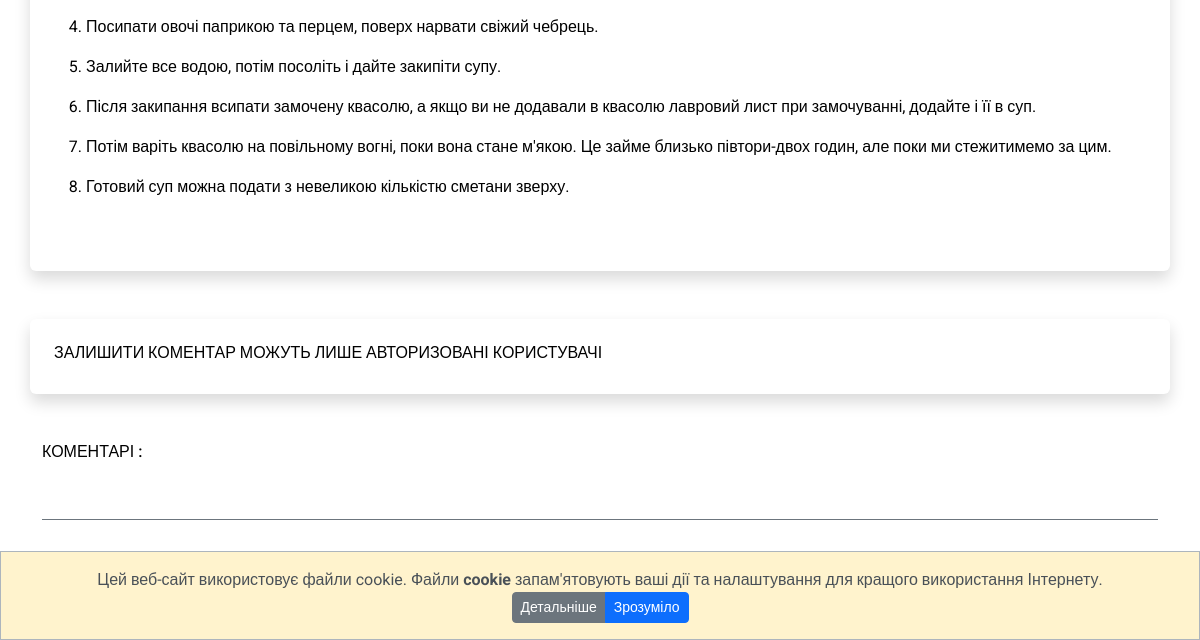
The app's page /2 (lower part), older data.
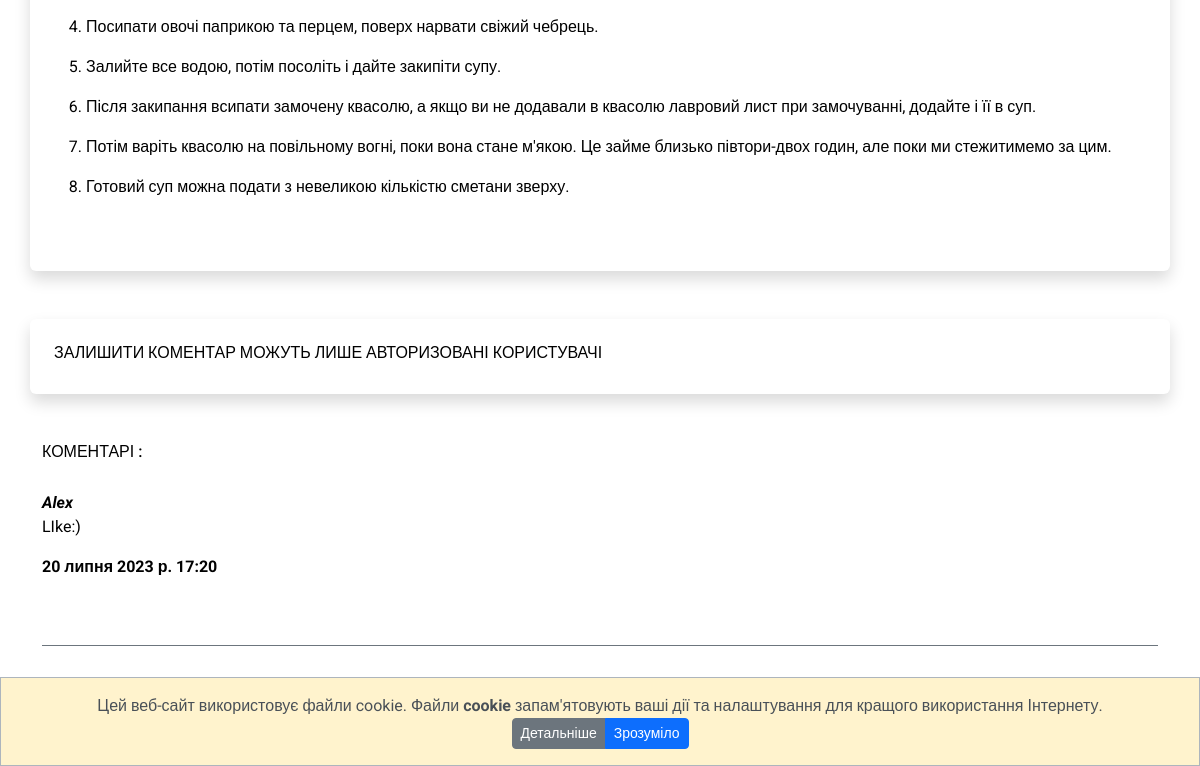
The same page, newer data.
### my_apps/recipes_app/models.py (models this page shows, shortened)
class Comments(models.Model):
    name = models.CharField("Ім'я", max_length=50)
    text_comments = models.TextField("Текст комментаря", max_length=2000)
    recipe = models.ForeignKey(Recipes, verbose_name='Post', on_delete=models.CASCADE)
    date_added = models.DateTimeField(auto_now_add=True)

### my_apps/recipes_app/views.py (the view)
# urls.py: path('<int:recipe_id>', single_recipe, name='single_recipe'),
def single_recipe(request, recipe_id):
    recipe = Recipes.objects.get(pk=recipe_id)
    return render(request, 'single_recipe.html', context={'recipe': recipe})

### my_apps/recipes_app/templates/single_recipe.html (shortened to what this page needs)
{% extends 'base.html' %}
{% load static %}
{% block content %}
<div class="recipe-page">
    <div class="container shadow p-4 mb-5 mt-5 bg-body rounded">
            <div class="recipe-content">
                <p class="ck-content">{{recipe.text | safe}}</p>
            </div>
    </div>
</div>
<div class="comments">
    {% if user.is_authenticated %}
    <div class="container shadow p-4 mb-5 mt-5 bg-body rounded">
        <div class="row">
            <h6>ЗАЛИШИТИ КОМЕНТАР : </h6>
            <div>
                {% comment %} <form action="{% url 'add_comments' recipe.id %}" class="comments" method="post"> {% endcomment %}
                <form action="{% url 'add_comments' recipe.id %}" class="comments" method="post">
                    {% csrf_token %}
                    {% comment %} <div class="login-item col-xl-3 col-lg-3 col-md-4 col-sm-12">
                        <span name="name">{{ user.username }}</span>
                    </div> {% endcomment %}
                    <div class="form-floating mb-3">
                        <input class="form-control" placeholder="Leave your name here" id="floatingInput" name="name">
                        <label for="floatingInput">Ім'я</label>
                    </div>
                    {% comment %} <div class="col-4 mb-3">
                        <label for="exampleFormControlInput1" class="form-label">
                            <input type="email" class="form-control" id="exampleFormControlInput1" placeholder="Email" name="email">
                        </label>
                    </div> {% endcomment %}
                    {% comment %} <div class="col-4 mb-3">
                        <label for="exampleFormControlTextarea1" class="form-label">
                            <textarea class="form-control" id="exampleFormControlTextarea1" rows="5" placeholder="Коментар" name="text_comments"></textarea>
                        </label>
                    </div> {% endcomment %}
                    <div class="form-floating mb-3">
                        <textarea class="form-control" placeholder="Leave a comment here" id="floatingTextarea" height="200" name="text_comments"></textarea>
                        <label for="floatingTextarea">Коментар</label>
                    </div>
                    <div>
                        <button type="submit" class="btn btn-outline-secondary">Відправка</button>
                    </div>
                </form>
            </div>
        </div>
    </div>
    {% else %}
    <div class="container shadow p-4 mb-5 mt-5 bg-body rounded">
        <div class="row">
            <h6>ЗАЛИШИТИ КОМЕНТАР МОЖУТЬ ЛИШЕ АВТОРИЗОВАНІ КОРИСТУВАЧІ </h6>
        </div>
    </div>
    {% endif %}
    <div class="container all-comments">
        <h6>КОМЕНТАРІ : </h6>
        {% for comment in recipe.comments_set.all %}
            <div class="view-comment">
                <b><i>{{comment.name}}</i></b>
                <p><span>{{comment.text_comments}}</span></p>
                <p><span><b>{{ comment.date_added }}</b></span></p>
            </div>
        {%endfor%}
    </div>
</div>
{% endblock content %}

Row changes from the older to the newer data that the page shows:
added Comments: name "Alex", text_comments "LIke:)", date_added "20 липня 2023 р. 17:20"
